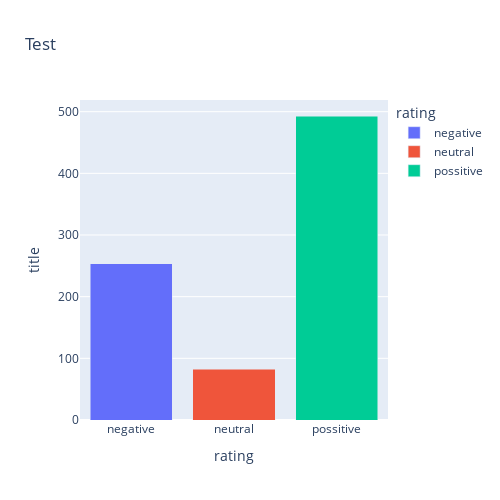

The cell this chart's notebook holds for it:
### Code cell
import plotly.express as px
import plotly.graph_objects as go
fig = px.bar(count, x='rating', y='title', barmode='stack',title='Test',color='rating',width=500, height=500)
fig.show()

### Figure 1 — Plotly figure (JSON) as saved in the notebook; plotly's stock layout.template omitted (floating-point values rounded to 4 significant figures)
{"data": [{"alignmentgroup": "True", "hovertemplate": "rating=%{x}<br>title=%{y}<extra></extra>", "legendgroup": "negative", "marker": {"color": "#636efa"}, "name": "negative", "offsetgroup": "negative", "orientation": "v", "showlegend": true, "textposition": "auto", "type": "bar", "x": ["negative"], "xaxis": "x", "y": [253], "yaxis": "y"}, {"alignmentgroup": "True", "hovertemplate": "rating=%{x}<br>title=%{y}<extra></extra>", "legendgroup": "neutral", "marker": {"color": "#EF553B"}, "name": "neutral", "offsetgroup": "neutral", "orientation": "v", "showlegend": true, "textposition": "auto", "type": "bar", "x": ["neutral"], "xaxis": "x", "y": [82], "yaxis": "y"}, {"alignmentgroup": "True", "hovertemplate": "rating=%{x}<br>title=%{y}<extra></extra>", "legendgroup": "possitive", "marker": {"color": "#00cc96"}, "name": "possitive", "offsetgroup": "possitive", "orientation": "v", "showlegend": true, "textposition": "auto", "type": "bar", "x": ["possitive"], "xaxis": "x", "y": [493], "yaxis": "y"}], "layout": {"barmode": "stack", "height": 500, "legend": {"title": {"text": "rating"}, "tracegroupgap": 0}, "title": {"text": "Test"}, "width": 500, "xaxis": {"anchor": "y", "categoryarray": ["negative", "neutral", "possitive"], "categoryorder": "array", "domain": [0, 1], "title": {"text": "rating"}}, "yaxis": {"anchor": "x", "domain": [0, 1], "title": {"text": "title"}}}}
